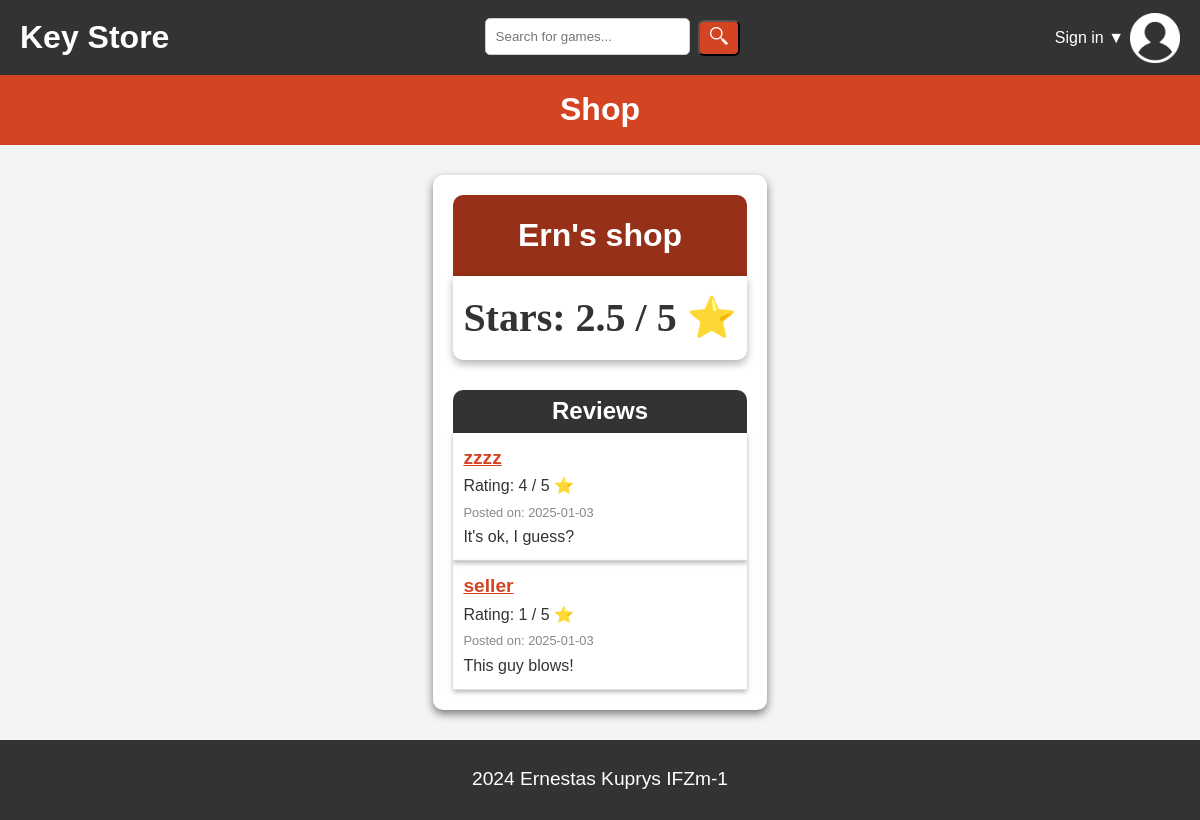
/shop.php?s=0f46c667f2c1d55a088d8d03189567a9, run on the app's committed database.
### tables this page shows
CREATE TABLE `shop` (
  `id_user` varchar(32) NOT NULL,
  `shop_title` varchar(100) NOT NULL
);

CREATE TABLE `shop_ratings` (
  `id_user` varchar(32) NOT NULL,
  `id_seller` varchar(32) NOT NULL,
  `rating` tinyint(1) UNSIGNED NOT NULL,
  `review_text` text DEFAULT NULL,
  `review_date` date NOT NULL DEFAULT current_timestamp()
);

CREATE TABLE `user` (
  `id_user` varchar(32) NOT NULL,
  `username` varchar(32) NOT NULL,
  `password` varchar(32) NOT NULL,
  `email` varchar(50) NOT NULL,
  `role` tinyint(1) NOT NULL,
  `balance` decimal(10,2) NOT NULL DEFAULT 0.00,
  `last_login_date` timestamp NOT NULL DEFAULT current_timestamp(),
  `creation_date` timestamp NOT NULL DEFAULT current_timestamp()
);

### src/include/functions.php (called while the page is built, shortened)
<?php
function GetShopInfoFromId($id_user)
{
	$db = mysqli_connect(DB_SERVER, DB_USER, DB_PASS, DB_NAME);
	$sql = "SELECT * FROM shop
			WHERE id_user = ?
			LIMIT 1";
	$stmt = $db->prepare($sql);
	$stmt->bind_param("s", $id_user);
	$stmt->execute();
	$result = $stmt->get_result();
	return $result->fetch_assoc();
}
function GetShopReviews($id_user)
{
	$db = mysqli_connect(DB_SERVER, DB_USER, DB_PASS, DB_NAME);
	$sql = "SELECT sr.*, u.username
			FROM shop_ratings sr
			JOIN user u ON u.id_user = sr.id_user
			WHERE id_seller = ?
			ORDER BY review_date DESC";
	$stmt = $db->prepare($sql);
	$stmt->bind_param("s", $id_user);
	$stmt->execute();
	$result = $stmt->get_result();
	return $result;
}
function GetStarAverage($id_user)
{
	$db = mysqli_connect(DB_SERVER, DB_USER, DB_PASS, DB_NAME);
	$sql = "SELECT AVG(rating) AS stars FROM shop_ratings
            WHERE id_seller = ?";
	$stmt = $db->prepare($sql);
	$stmt->bind_param("s", $id_user);
	$stmt->execute();
	$result = $stmt->get_result();
	$average = null;
	if ($row = $result->fetch_assoc()) {
		$average = $row['stars'];
	}
	return $average;
}

### src/shop.php (the view, shortened to what this page needs)
<?php
include('include/functions.php');
?>
<?php
$id_shop_owner = "";
$shop = "";
$reviews = [];
if (isset($_GET["s"])) {
    $id_shop_owner = $_GET["s"];
    $shop = GetShopInfoFromId($id_shop_owner);
    $reviews = GetShopReviews($id_shop_owner);
}
?>
<body>
    <?php include('include/header.php'); ?>
    <p class="under-header">Shop</p>
    <div class="shop-container">
        <?php if ($shop): ?>
            <div>
                <h1 class="shop-name"><?php echo $shop['shop_title']; ?></h1>
                <p class="review-rating"><strong>Stars: <?php echo round(GetStarAverage($id_shop_owner), 1); ?> / 5
                        ⭐</strong>
                </p>
            </div>
            <div class="reviews-section">
                <h2 class="review-header">Reviews</h2>
                <?php if (!empty($reviews)): ?>
                    <?php foreach ($reviews as $review): ?>
                        <div class="review-item">
                            <p>
                                <strong>
                                    <a href="profile.php?p=<?php echo urlencode($review['username']); ?>">
                                        <?php echo $review['username']; ?>
                                    </a>
                                </strong>
                            </p>
                            <p>Rating: <?php echo $review['rating']; ?> / 5 ⭐</p>
                            <p><small>Posted on: <?php echo $review['review_date']; ?></small></p>
                            <p><?php echo htmlspecialchars($review['review_text']); ?></p>
                        </div>
                    <?php endforeach; ?>
                <?php else: ?>
                    <p>No reviews yet.</p>
                <?php endif; ?>
            </div>
        <?php else: ?>
            <p>No such shop found.</p>
        <?php endif; ?>
    </div>
    <?php include('include/footer.php'); ?>
</body>
</html>

### src/include/style.css (style rules this page uses)
:root { --color1: #4a4a4a; --color2: #333; --color3: white; --color4: #f4f4f9; --color_primary: #d44423; --color_primary_hover: #963019; --color_secondary: #f2a900; }
* { margin: 0; padding: 0; box-sizing: border-box; }
body { font-family: Arial, sans-serif; margin: 0; padding: 0; background-color: #f4f4f4; color: #333; line-height: 1.6; display: flex; flex-direction: column; min-height: 100vh; }
.under-header { display: flex; justify-content: center; align-items: center; background-color: var(--color_primary); color: white; font-weight: bold; font-size: 2em; text-align: center; margin: 0; height: 70px; }
.shop-container { max-width: 800px; margin: 30px auto; padding: 20px; background: #ffffff; border-radius: 10px; box-shadow: 0 4px 8px rgba(0, 0, 0, 0.5); }
.shop-name { text-align: center; font-size: 2rem; color: #333; background-color: var(--color_primary_hover); padding: 15px; border-radius: 10px 10px 0 0; color: white; }
.review-rating { text-align: center; font-size: 2.5rem !important; font-family: Verdana; padding: 10px; margin-bottom: 20px; border-radius: 0 0 10px 10px; box-shadow: 0 4px 8px rgba(0, 0, 0, 0.3); }
.reviews-section { margin-top: 30px; }
.review-header { background-color: #333; color: white !important; text-align: center; padding: 2px; border-radius: 10px 10px 0 0; }
.reviews-section h2 { font-size: 1.5rem; color: #333; }
.review-item { border-bottom: 1px solid #ddd; padding: 10px 0; box-shadow: 0 2px 5px rgba(0, 0, 0, 0.3); }
.review-item p strong a { font-size: 1.2rem; color: var(--color_primary); }
.review-item small { color: #888; font-size: 0.8rem; }
.review-item p { margin: 0px 10px; }

### data on the page
shop: shop_title "Ern's shop"
shop_ratings: id_user.username "zzzz", rating "4", review_date "2025-01-03", review_text "It's ok, I guess?"
shop_ratings: id_user.username "seller", rating "1", review_date "2025-01-03", review_text "This guy blows!"

### other printed values
GetStarAverage($id_shop_owner) "2.5"
